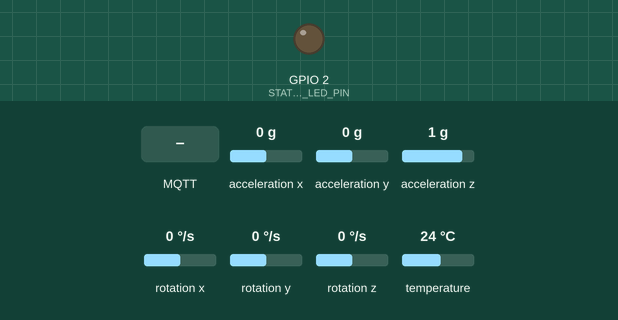
Recording of a sketch running on a simulated ESP32. On the bench: output pins drawn as LEDs (lit = HIGH). Dashed ring = blinking. The test bench sets the inputs (shaded band); at power-on: acceleration x 0 g, acceleration y 0 g, acceleration z 1 g, rotation x 0 °/s, rotation y 0 °/s, rotation z 0 °/s, temperature 24 °C. WiFi joins after 1.5 s; servers stay silent unless stated; random numbers use the default seed unless the sketch sets one; EEPROM starts erased; no MQTT or app messages arrive unless stated; what the sketch prints to the serial monitor is not drawn.

Above: at 1.1 s.
At 4.3 s:
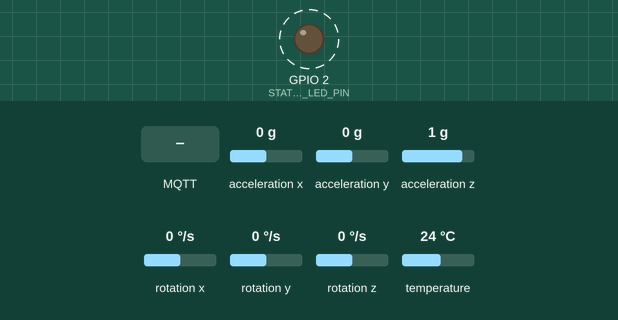
4.4 s: MQTT message "5" arrives on the first subscribed topic
Timing chart, 0 to 13.9 s (numbered marks = the images above; inputs shaded):
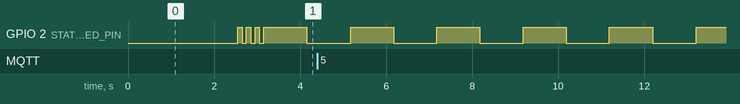

The sketch:

esp32_test_v1.1.ino
```cpp
/*
 * ESP32 Boot Monitoring System - TEST VERSION v1.1
 * =================================================
 *
 * NEU: MQTT Konfiguration im Captive Portal!
 *
 * Features:
 * - WiFi UND MQTT im Captive Portal konfigurierbar
 * - Einstellungen werden im Flash gespeichert
 * - Fake-Daten für Tests ohne echte Sensoren
 * - Motor-Start-Simulation
 *
 * Beim ersten Start:
 * 1. ESP32 erstellt Access Point "BootMonitor-Setup"
 * 2. Mit Handy/Laptop verbinden
 * 3. Captive Portal öffnet sich
 * 4. WiFi SSID + Passwort eingeben
 * 5. MQTT Server + Port eingeben
 * 6. Speichern → ESP32 startet neu
 *
 * Version: 1.1-TEST
 */

// ============================================================================
// TEST MODE - AUF TRUE SETZEN FÜR FAKE-DATEN!
// ============================================================================
#define TEST_MODE true  // ← true = Fake-Daten, false = echte Sensoren

// ============================================================================
// LIBRARIES
// ============================================================================
#include <WiFi.h>
#include <WiFiManager.h>         // https://github.com/tzapu/WiFiManager
#include <PubSubClient.h>        // MQTT Client
#include <ArduinoOTA.h>          // OTA Updates
#include <esp_task_wdt.h>        // Watchdog
#include <Preferences.h>         // Settings speichern (EEPROM Ersatz)
#include <Wire.h>                // I2C (für MPU6050)
#include <Adafruit_MPU6050.h>    // MPU6050 IMU (auch im TEST_MODE!)
#include <Adafruit_Sensor.h>

#if !TEST_MODE
  #include <Adafruit_ADS1X15.h>  // ADS1115 nur bei echten Sensoren
#endif

// ============================================================================
// CONFIGURATION
// ============================================================================

// --- MQTT Settings (werden aus Flash geladen, falls vorhanden) ---
char mqtt_server[40] = "192.168.1.100";   // Default Wert
char mqtt_port[6] = "1883";                // Default Port
char mqtt_user[40] = "";                   // Optional
char mqtt_pass[40] = "";                   // Optional
const char* MQTT_CLIENT_ID = "ESP32_BootMonitor";

// --- GPIO Pins ---
#define STATUS_LED_PIN  2       // Onboard LED
#define RESET_BUTTON_PIN 0      // GPIO0 - Boot Button (optional für Factory Reset)

// --- Update Intervals (Millisekunden) ---
#define UPDATE_FAST     200     // RPM, Flow (5 Hz)
#define UPDATE_MEDIUM   1000    // Temp, Öl, Tank (1 Hz)
#define UPDATE_SLOW     5000    // Batterien, IMU (0.2 Hz)
#define UPDATE_STATUS   10000   // Heartbeat/Status (0.1 Hz)

// --- Watchdog Timeout ---
#define WDT_TIMEOUT     10      // Sekunden

// ============================================================================
// GLOBAL OBJECTS
// ============================================================================
WiFiClient espClient;
PubSubClient mqtt(espClient);
WiFiManager wifiManager;
Preferences preferences;  // Flash Storage
Adafruit_MPU6050 mpu;     // MPU6050 auch im TEST_MODE nutzen!

#if !TEST_MODE
  Adafruit_ADS1115 ads1;
  Adafruit_ADS1115 ads2;
#endif

// ============================================================================
// GLOBAL VARIABLES
// ============================================================================

// Timing
unsigned long lastUpdateFast = 0;
unsigned long lastUpdateMedium = 0;
unsigned long lastUpdateSlow = 0;
unsigned long lastUpdateStatus = 0;

// Sensor values
float batteryStarter = 12.5;
float batteryHouse = 12.8;
float tankLevel = 0.65;
float tankLiters = 0.0;
float engineTemp = 75.0;
float oilPressure = 3.2;
float engineRPM = 0.0;
float pitch = 0.0;
float roll = 0.0;
float flowRate = 0.0;

// Status
unsigned long uptime = 0;
int wifiRSSI = 0;
bool sensorsOK = TEST_MODE;

// Test-Mode Animation
#if TEST_MODE
  float testMotorState = 0.0;
  unsigned long testStartTime = 0;
#endif

// ============================================================================
// SETUP
// ============================================================================
void setup() {
  Serial.begin(115200);
  delay(1000);

  Serial.println("\n\n========================================");
  #if TEST_MODE
    Serial.println("ESP32 Boot Monitor - TEST MODE v1.1");
    Serial.println("*** USING FAKE SENSOR DATA ***");
  #else
    Serial.println("ESP32 Boot Monitor v1.1");
  #endif
  Serial.println("========================================\n");

  // --- Status LED ---
  pinMode(STATUS_LED_PIN, OUTPUT);
  digitalWrite(STATUS_LED_PIN, LOW);

  // --- Factory Reset Check (GPIO0 Button gedrückt beim Start) ---
  pinMode(RESET_BUTTON_PIN, INPUT_PULLUP);
  if (digitalRead(RESET_BUTTON_PIN) == LOW) {
    Serial.println("⚠️  FACTORY RESET - Boot button held during startup!");
    Serial.println("Erasing all settings in 3 seconds...");
    delay(3000);
    if (digitalRead(RESET_BUTTON_PIN) == LOW) {
      preferences.begin("mqtt-config", false);
      preferences.clear();
      preferences.end();
      wifiManager.resetSettings();
      Serial.println("✓ Settings erased! Rebooting...");
      delay(1000);
      ESP.restart();
    }
  }

  // --- MQTT Settings aus Flash laden ---
  loadMQTTConfig();

  // --- I2C initialisieren (für MPU6050) ---
  Wire.begin(21, 22);
  Serial.println("I2C initialized (SDA=21, SCL=22)");

  #if TEST_MODE
    Serial.println("\nTEST MODE ACTIVE - Generating fake data");
    Serial.println("BUT: MPU6050 will provide REAL pitch/roll data!\n");

    // MPU6050 initialisieren (für echte Neigungsdaten)
    if (mpu.begin(0x68)) {
      Serial.println("✓ MPU6050 found @ 0x68 - providing REAL data!");
      mpu.setAccelerometerRange(MPU6050_RANGE_2_G);
      mpu.setGyroRange(MPU6050_RANGE_250_DEG);
      mpu.setFilterBandwidth(MPU6050_BAND_21_HZ);
      sensorsOK = true;
    } else {
      Serial.println("✗ MPU6050 NOT found - will use fake data");
      sensorsOK = false;
    }

    testStartTime = millis();
  #else
    // Alle Sensoren initialisieren
    sensorsOK = initSensors();
    if (!sensorsOK) {
      Serial.println("ERROR: Sensor initialization failed!");
    }
  #endif

  // --- WiFi & MQTT Setup über Captive Portal ---
  setupWiFiAndMQTT();

  // --- Watchdog initialisieren (NACH WiFi Setup!) ---
  Serial.println("Starting watchdog...");
  #if ESP_ARDUINO_VERSION >= ESP_ARDUINO_VERSION_VAL(3, 0, 0)
    // Neue API (ESP-IDF v5.x)
    esp_task_wdt_config_t wdt_config = {
      .timeout_ms = WDT_TIMEOUT * 1000,
      .idle_core_mask = (1 << portNUM_PROCESSORS) - 1,
      .trigger_panic = true
    };
    esp_task_wdt_init(&wdt_config);
    esp_task_wdt_add(NULL);
  #else
    // Alte API (ESP-IDF v4.x)
    esp_task_wdt_init(WDT_TIMEOUT, true);
    esp_task_wdt_add(NULL);
  #endif

  // --- MQTT Client konfigurieren ---
  int port = atoi(mqtt_port);
  mqtt.setServer(mqtt_server, port);
  mqtt.setCallback(mqttCallback);
  mqtt.setBufferSize(512);

  Serial.print("\nMQTT Broker: ");
  Serial.print(mqtt_server);
  Serial.print(":");
  Serial.println(mqtt_port);
  if (strlen(mqtt_user) > 0) {
    Serial.print("MQTT User: ");
    Serial.println(mqtt_user);
  }

  // --- OTA initialisieren ---
  setupOTA();

  Serial.println("\n========================================");
  Serial.println("Setup complete! Starting main loop...");
  #if TEST_MODE
    Serial.println("\nWatch the fake data on MQTT!");
    Serial.println("Motor simulation: OFF → Idle → Running");
  #endif
  Serial.println("========================================\n");

  // Kurzes Blinken = Ready
  for (int i = 0; i < 3; i++) {
    digitalWrite(STATUS_LED_PIN, HIGH);
    delay(100);
    digitalWrite(STATUS_LED_PIN, LOW);
    delay(100);
  }
}

// ============================================================================
// MAIN LOOP
// ============================================================================
void loop() {
  // Watchdog nur resetten wenn initialisiert
  static bool wdt_active = true;
  if (wdt_active) {
    esp_task_wdt_reset();
  }

  if (!mqtt.connected()) {
    reconnectMQTT();
  }
  mqtt.loop();

  ArduinoOTA.handle();

  // Status LED blinken
  static unsigned long lastBlink = 0;
  if (millis() - lastBlink > 1000) {
    digitalWrite(STATUS_LED_PIN, !digitalRead(STATUS_LED_PIN));
    lastBlink = millis();
  }

  unsigned long now = millis();

  #if TEST_MODE
    updateFakeData();
  #endif

  // --- FAST Updates (200ms) ---
  if (now - lastUpdateFast >= UPDATE_FAST) {
    lastUpdateFast = now;
    if (sensorsOK) {
      #if !TEST_MODE
        engineRPM = readRPM();
        calculateFlowRate();
      #endif
      publishFloat("boot/sensoren/motor/drehzahl", engineRPM);
      publishFloat("signalk/vessels/self/propulsion/main/revolutions", engineRPM / 60.0);
      publishFloat("boot/sensoren/durchfluss/rate", flowRate);
    }
  }

  // --- MEDIUM Updates (1s) ---
  if (now - lastUpdateMedium >= UPDATE_MEDIUM) {
    lastUpdateMedium = now;
    if (sensorsOK) {
      #if !TEST_MODE
        tankLevel = readTankLevel();
        engineTemp = readTemperature();
        oilPressure = readOilPressure();
      #endif
      tankLiters = tankLevel * 200.0;
      publishFloat("boot/sensoren/tank/diesel/prozent", tankLevel * 100.0);
      publishFloat("boot/sensoren/tank/diesel/liter", tankLiters);
      publishFloat("signalk/vessels/self/tanks/fuel/0/currentLevel", tankLevel);
      publishFloat("boot/sensoren/motor/temperatur", engineTemp);
      publishFloat("signalk/vessels/self/propulsion/main/temperature", engineTemp + 273.15);
      publishFloat("boot/sensoren/motor/oeldruck", oilPressure);
      publishFloat("signalk/vessels/self/propulsion/main/oilPressure", oilPressure * 100000.0);
    }
  }

  // --- SLOW Updates (5s) ---
  if (now - lastUpdateSlow >= UPDATE_SLOW) {
    lastUpdateSlow = now;
    if (sensorsOK) {
      #if TEST_MODE
        // Im TEST_MODE: Batterien fake, aber IMU echt!
        // (batteryStarter und batteryHouse werden in updateFakeData() gesetzt)
      #else
        batteryStarter = readBatteryStarter();
        batteryHouse = readBatteryHouse();
      #endif

      // IMU IMMER echt auslesen (auch im TEST_MODE!)
      readIMU();

      publishFloat("boot/sensoren/batterie/starter", batteryStarter);
      publishFloat("boot/sensoren/batterie/verbraucher", batteryHouse);
      publishFloat("signalk/vessels/self/electrical/batteries/starter/voltage", batteryStarter);
      publishFloat("signalk/vessels/self/electrical/batteries/house/voltage", batteryHouse);
      publishFloat("boot/sensoren/lage/neigung", pitch);
      publishFloat("boot/sensoren/lage/schlagseite", roll);
      publishFloat("signalk/vessels/self/navigation/attitude/pitch", pitch * PI / 180.0);
      publishFloat("signalk/vessels/self/navigation/attitude/roll", roll * PI / 180.0);
    }
  }

  // --- STATUS Updates (10s) ---
  if (now - lastUpdateStatus >= UPDATE_STATUS) {
    lastUpdateStatus = now;
    uptime = millis() / 1000;
    wifiRSSI = WiFi.RSSI();

    mqtt.publish("boot/status/esp32/online", "true", true);
    publishInt("boot/status/esp32/uptime", uptime);
    publishInt("boot/status/esp32/wifi_rssi", wifiRSSI);
    publishBool("boot/status/esp32/sensors_ok", sensorsOK);
    #if TEST_MODE
      mqtt.publish("boot/status/esp32/mode", "TEST_MODE");
    #endif

    // Debug Info
    Serial.println("\n--- Status Update ---");
    #if TEST_MODE
      Serial.println("MODE: TEST (Fake Data)");
      Serial.printf("Motor State: %.1f (0=Off, 1=Idle, 2=Running)\n", testMotorState);
    #endif
    Serial.printf("Uptime: %lu s\n", uptime);
    Serial.printf("WiFi RSSI: %d dBm\n", wifiRSSI);
    Serial.printf("Free Heap: %d bytes\n", ESP.getFreeHeap());
    Serial.printf("MQTT: %s\n", mqtt.connected() ? "Connected" : "Disconnected");

    Serial.println("\n--- Sensor Values ---");
    Serial.printf("Batterie Starter: %.2f V\n", batteryStarter);
    Serial.printf("Batterie Verbraucher: %.2f V\n", batteryHouse);
    Serial.printf("Tank: %.1f%% (%.1f L)\n", tankLevel * 100, tankLiters);
    Serial.printf("Motor Temp: %.1f °C\n", engineTemp);
    Serial.printf("Öldruck: %.2f bar\n", oilPressure);
    Serial.printf("Drehzahl: %.0f RPM\n", engineRPM);
    Serial.printf("Durchfluss: %.1f L/h\n", flowRate);
    Serial.printf("Neigung: %.1f°  Schlagseite: %.1f°\n", pitch, roll);
  }

  delay(10);
}

// ============================================================================
// WIFI & MQTT SETUP (Captive Portal)
// ============================================================================
void setupWiFiAndMQTT() {
  Serial.println("\n--- WiFi & MQTT Setup ---");

  // Custom Parameter für MQTT im Captive Portal
  WiFiManagerParameter custom_mqtt_server("server", "MQTT Server IP", mqtt_server, 40);
  WiFiManagerParameter custom_mqtt_port("port", "MQTT Port", mqtt_port, 6);
  WiFiManagerParameter custom_mqtt_user("user", "MQTT User (optional)", mqtt_user, 40);
  WiFiManagerParameter custom_mqtt_pass("pass", "MQTT Password (optional)", mqtt_pass, 40);

  // Hilfe-Text im Portal
  WiFiManagerParameter custom_text("<p><b>MQTT Broker Einstellungen:</b></p><p>Gib die IP-Adresse deines Raspberry Pi ein (z.B. 192.168.1.100)</p>");

  // Parameter zum WiFiManager hinzufügen
  wifiManager.addParameter(&custom_text);
  wifiManager.addParameter(&custom_mqtt_server);
  wifiManager.addParameter(&custom_mqtt_port);
  wifiManager.addParameter(&custom_mqtt_user);
  wifiManager.addParameter(&custom_mqtt_pass);

  // Callback wenn Einstellungen gespeichert wurden
  wifiManager.setSaveConfigCallback(saveConfigCallback);

  // Portal Timeout
  wifiManager.setConfigPortalTimeout(300);  // 5 Minuten

  // WiFi verbinden (oder Portal starten)
  if (!wifiManager.autoConnect("BootMonitor-Setup", "boot2025")) {
    Serial.println("Failed to connect - restarting...");
    delay(3000);
    ESP.restart();
  }

  // WiFi verbunden!
  Serial.println("WiFi connected!");
  Serial.print("IP Address: ");
  Serial.println(WiFi.localIP());
  Serial.print("RSSI: ");
  Serial.print(WiFi.RSSI());
  Serial.println(" dBm");

  // MQTT Parameter aus Portal übernehmen
  strcpy(mqtt_server, custom_mqtt_server.getValue());
  strcpy(mqtt_port, custom_mqtt_port.getValue());
  strcpy(mqtt_user, custom_mqtt_user.getValue());
  strcpy(mqtt_pass, custom_mqtt_pass.getValue());

  // In Flash speichern
  saveMQTTConfig();
}

void saveConfigCallback() {
  Serial.println("Saving config...");
}

// ============================================================================
// MQTT CONFIG STORAGE (Flash / Preferences)
// ============================================================================
void loadMQTTConfig() {
  preferences.begin("mqtt-config", true);  // Read-only

  String server = preferences.getString("server", "");
  String port = preferences.getString("port", "");
  String user = preferences.getString("user", "");
  String pass = preferences.getString("pass", "");

  if (server.length() > 0) {
    strcpy(mqtt_server, server.c_str());
    Serial.print("Loaded MQTT Server: ");
    Serial.println(mqtt_server);
  }

  if (port.length() > 0) {
    strcpy(mqtt_port, port.c_str());
  }

  if (user.length() > 0) {
    strcpy(mqtt_user, user.c_str());
  }

  if (pass.length() > 0) {
    strcpy(mqtt_pass, pass.c_str());
  }

  preferences.end();
}

void saveMQTTConfig() {
  preferences.begin("mqtt-config", false);  // Read-write

  preferences.putString("server", mqtt_server);
  preferences.putString("port", mqtt_port);
  preferences.putString("user", mqtt_user);
  preferences.putString("pass", mqtt_pass);

  preferences.end();

  Serial.println("✓ MQTT config saved to flash!");
}

// ============================================================================
// FAKE DATA GENERATOR (Test-Mode)
// ============================================================================
#if TEST_MODE
void updateFakeData() {
  unsigned long elapsed = (millis() - testStartTime) / 1000;

  if (elapsed < 30) {
    testMotorState = 0.0;
    engineRPM = 0;
    engineTemp = 20.0 + random(-5, 5);
    oilPressure = 0.0;
    flowRate = 0.0;
  } else if (elapsed < 60) {
    testMotorState = 1.0;
    engineRPM = 800 + random(-50, 50);
    engineTemp = 20.0 + (elapsed - 30) * 2.0 + random(-2, 2);
    oilPressure = 2.5 + random(-10, 10) / 100.0;
    flowRate = 2.0 + random(-5, 5) / 10.0;
    batteryStarter += 0.01;
    batteryHouse += 0.01;
  } else {
    testMotorState = 2.0;
    static float targetRPM = 1800;
    if (random(0, 100) < 5) {
      targetRPM = random(1500, 2500);
    }
    engineRPM += (targetRPM - engineRPM) * 0.1;
    engineRPM += random(-20, 20);

    float targetTemp = 82.0;
    engineTemp += (targetTemp - engineTemp) * 0.05;
    engineTemp += random(-5, 5) / 10.0;

    oilPressure = 2.0 + (engineRPM / 1000.0) + random(-10, 10) / 100.0;
    flowRate = (engineRPM / 150.0) + random(-10, 10) / 10.0;

    if (batteryStarter < 14.4) batteryStarter += 0.005;
    if (batteryHouse < 14.2) batteryHouse += 0.003;

    tankLevel -= 0.0001;
    if (tankLevel < 0.1) tankLevel = 0.65;
  }

  // Begrenzen (nur für Fake-Werte)
  batteryStarter = constrain(batteryStarter, 11.0, 14.8);
  batteryHouse = constrain(batteryHouse, 11.5, 14.5);
  tankLevel = constrain(tankLevel, 0.0, 1.0);
  engineTemp = constrain(engineTemp, 15.0, 100.0);
  oilPressure = constrain(oilPressure, 0.0, 6.0);
  engineRPM = constrain(engineRPM, 0.0, 3500.0);
  flowRate = constrain(flowRate, 0.0, 25.0);

  // Pitch/Roll kommen jetzt ECHT vom MPU6050!
  // Keine Simulation mehr!
}
#endif

// ============================================================================
// SENSOR FUNCTIONS (nur wenn nicht Test-Mode)
// ============================================================================
#if !TEST_MODE

bool initSensors() {
  Serial.println("\n--- Initializing Sensors ---");
  bool success = true;

  if (ads1.begin(0x48)) {
    Serial.println("✓ ADS1115 #1 found @ 0x48");
    ads1.setGain(GAIN_TWOTHIRDS);
  } else {
    Serial.println("✗ ADS1115 #1 NOT found!");
    success = false;
  }

  if (ads2.begin(0x49)) {
    Serial.println("✓ ADS1115 #2 found @ 0x49");
    ads2.setGain(GAIN_TWOTHIRDS);
  } else {
    Serial.println("✗ ADS1115 #2 NOT found!");
    success = false;
  }

  if (mpu.begin(0x68)) {
    Serial.println("✓ MPU6050 found @ 0x68");
    mpu.setAccelerometerRange(MPU6050_RANGE_2_G);
    mpu.setGyroRange(MPU6050_RANGE_250_DEG);
    mpu.setFilterBandwidth(MPU6050_BAND_21_HZ);
  } else {
    Serial.println("✗ MPU6050 NOT found!");
    success = false;
  }

  return success;
}

float readBatteryStarter() {
  int16_t adc = ads1.readADC_SingleEnded(0);
  float voltage = ads1.computeVolts(adc);
  return voltage * 3.127;
}

float readBatteryHouse() {
  int16_t adc = ads1.readADC_SingleEnded(1);
  float voltage = ads1.computeVolts(adc);
  return voltage * 3.127;
}

float readTankLevel() {
  int16_t adc = ads1.readADC_SingleEnded(2);
  float voltage = ads1.computeVolts(adc);
  float resistance = (voltage * 1000.0) / (5.0 - voltage);
  float level = (240.0 - resistance) / (240.0 - 33.0);
  return constrain(level, 0.0, 1.0);
}

float readTemperature() {
  int16_t adc = ads1.readADC_SingleEnded(3);
  float voltage = ads1.computeVolts(adc);
  return 75.0;  // TODO: VDO Lookup
}

float readOilPressure() {
  int16_t adc = ads2.readADC_SingleEnded(0);
  float voltage = ads2.computeVolts(adc);
  return 3.2;  // TODO: VDO Lookup
}

float readRPM() {
  return 1800.0;  // TODO: Frequency measurement
}

void calculateFlowRate() {
  flowRate = 0.0;  // TODO: Pulse counting
}

#endif

// ============================================================================
// IMU READING (immer verfügbar - auch im TEST_MODE!)
// ============================================================================
void readIMU() {
  sensors_event_t a, g, temp;
  mpu.getEvent(&a, &g, &temp);

  // Pitch & Roll aus Accelerometer berechnen
  pitch = atan2(a.acceleration.x, sqrt(a.acceleration.y * a.acceleration.y +
                                       a.acceleration.z * a.acceleration.z)) * 180.0 / PI;

  roll = atan2(a.acceleration.y, sqrt(a.acceleration.x * a.acceleration.x +
                                      a.acceleration.z * a.acceleration.z)) * 180.0 / PI;
}

// ============================================================================
// MQTT FUNCTIONS
// ============================================================================
void reconnectMQTT() {
  static unsigned long lastAttempt = 0;
  unsigned long now = millis();

  if (now - lastAttempt < 5000) return;
  lastAttempt = now;

  Serial.print("Connecting to MQTT... ");

  // Mit oder ohne Auth verbinden
  bool connected = false;
  if (strlen(mqtt_user) > 0) {
    connected = mqtt.connect(MQTT_CLIENT_ID, mqtt_user, mqtt_pass,
                            "boot/status/esp32/online", 1, true, "false");
  } else {
    connected = mqtt.connect(MQTT_CLIENT_ID,
                            "boot/status/esp32/online", 1, true, "false");
  }

  if (connected) {
    Serial.println("connected!");
    mqtt.publish("boot/status/esp32/online", "true", true);
    mqtt.subscribe("boot/command/#");
  } else {
    Serial.print("failed, rc=");
    Serial.println(mqtt.state());
  }
}

void mqttCallback(char* topic, byte* payload, unsigned int length) {
  Serial.print("MQTT received: ");
  Serial.println(topic);
}

void publishFloat(const char* topic, float value) {
  char msg[16];
  dtostrf(value, 6, 2, msg);
  mqtt.publish(topic, msg);
}

void publishInt(const char* topic, long value) {
  char msg[16];
  sprintf(msg, "%ld", value);
  mqtt.publish(topic, msg);
}

void publishBool(const char* topic, bool value) {
  mqtt.publish(topic, value ? "true" : "false");
}

// ============================================================================
// OTA SETUP
// ============================================================================
void setupOTA() {
  ArduinoOTA.setHostname("ESP32-BootMonitor");
  ArduinoOTA.setPassword("boot2025");

  ArduinoOTA.onStart([]() {
    Serial.println("OTA Update started");
  });

  ArduinoOTA.onEnd([]() {
    Serial.println("\nOTA finished!");
  });

  ArduinoOTA.onProgress([](unsigned int progress, unsigned int total) {
    Serial.printf("OTA: %u%%\r", (progress / (total / 100)));
  });

  ArduinoOTA.onError([](ota_error_t error) {
    Serial.printf("OTA Error[%u]: ", error);
  });

  ArduinoOTA.begin();
  Serial.println("OTA Ready");
}
```

Measured:
- by itself, GPIO 2 (STATUS_LED_PIN): alternates HIGH for 1.0 s and LOW for 1.0 s
